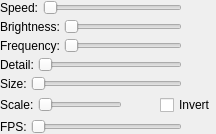
<?xml version="1.0" encoding="UTF-8"?>
<ui version="4.0">
 <class>EffectMotionPanel</class>
 <widget class="QWidget" name="EffectMotionPanel">
  <layout class="QVBoxLayout" name="verticalLayout">
   <property name="spacing">
    <number>4</number>
   </property>
   <property name="leftMargin">
    <number>0</number>
   </property>
   <property name="topMargin">
    <number>0</number>
   </property>
   <property name="rightMargin">
    <number>0</number>
   </property>
   <property name="bottomMargin">
    <number>0</number>
   </property>
   <item>
    <layout class="QHBoxLayout" name="speedRow">
     <item>
      <widget class="QLabel" name="speedCaption">
       <property name="text">
        <string>Speed:</string>
       </property>
      </widget>
     </item>
     <item>
      <widget class="QSlider" name="speedSlider">
       <property name="minimum">
        <number>0</number>
       </property>
       <property name="maximum">
        <number>200</number>
       </property>
       <property name="orientation">
        <enum>Qt::Horizontal</enum>
       </property>
       <property name="toolTip">
        <string>Effect animation speed (uses logarithmic curve for smooth control)</string>
       </property>
      </widget>
     </item>
     <item>
      <widget class="QLabel" name="speedLabel">
       <property name="minimumSize">
        <size>
         <width>30</width>
         <height>0</height>
        </size>
       </property>
      </widget>
     </item>
    </layout>
   </item>
   <item>
    <layout class="QHBoxLayout" name="brightnessRow">
     <item>
      <widget class="QLabel" name="brightnessCaption">
       <property name="text">
        <string>Brightness:</string>
       </property>
      </widget>
     </item>
     <item>
      <widget class="QSlider" name="brightnessSlider">
       <property name="minimum">
        <number>1</number>
       </property>
       <property name="maximum">
        <number>100</number>
       </property>
       <property name="orientation">
        <enum>Qt::Horizontal</enum>
       </property>
       <property name="toolTip">
        <string>Overall effect brightness (applied after intensity/sharpness)</string>
       </property>
      </widget>
     </item>
     <item>
      <widget class="QLabel" name="brightnessLabel">
       <property name="minimumSize">
        <size>
         <width>30</width>
         <height>0</height>
        </size>
       </property>
      </widget>
     </item>
    </layout>
   </item>
   <item>
    <layout class="QHBoxLayout" name="frequencyRow">
     <item>
      <widget class="QLabel" name="frequencyCaption">
       <property name="text">
        <string>Frequency:</string>
       </property>
      </widget>
     </item>
     <item>
      <widget class="QSlider" name="frequencySlider">
       <property name="minimum">
        <number>0</number>
       </property>
       <property name="maximum">
        <number>200</number>
       </property>
       <property name="orientation">
        <enum>Qt::Horizontal</enum>
       </property>
       <property name="toolTip">
        <string>Temporal rate (pattern motion and color cycles). When Compass room mapping is on, this also speeds compass-based palette scrolling.</string>
       </property>
      </widget>
     </item>
     <item>
      <widget class="QLabel" name="frequencyLabel">
       <property name="minimumSize">
        <size>
         <width>30</width>
         <height>0</height>
        </size>
       </property>
      </widget>
     </item>
    </layout>
   </item>
   <item>
    <layout class="QHBoxLayout" name="detailRow">
     <item>
      <widget class="QLabel" name="detailCaption">
       <property name="text">
        <string>Detail:</string>
       </property>
      </widget>
     </item>
     <item>
      <widget class="QSlider" name="detailSlider">
       <property name="minimum">
        <number>0</number>
       </property>
       <property name="maximum">
        <number>200</number>
       </property>
       <property name="orientation">
        <enum>Qt::Horizontal</enum>
       </property>
       <property name="toolTip">
        <string>Spatial detail (higher = more pattern/color detail across space)</string>
       </property>
      </widget>
     </item>
     <item>
      <widget class="QLabel" name="detailLabel">
       <property name="minimumSize">
        <size>
         <width>30</width>
         <height>0</height>
        </size>
       </property>
      </widget>
     </item>
    </layout>
   </item>
   <item>
    <layout class="QHBoxLayout" name="sizeRow">
     <item>
      <widget class="QLabel" name="sizeCaption">
       <property name="text">
        <string>Size:</string>
       </property>
      </widget>
     </item>
     <item>
      <widget class="QSlider" name="sizeSlider">
       <property name="minimum">
        <number>0</number>
       </property>
       <property name="maximum">
        <number>200</number>
       </property>
       <property name="orientation">
        <enum>Qt::Horizontal</enum>
       </property>
       <property name="toolTip">
        <string>Spatial scale (bigger = larger features / wider bands)</string>
       </property>
      </widget>
     </item>
     <item>
      <widget class="QLabel" name="sizeLabel">
       <property name="minimumSize">
        <size>
         <width>30</width>
         <height>0</height>
        </size>
       </property>
      </widget>
     </item>
    </layout>
   </item>
   <item>
    <layout class="QHBoxLayout" name="scaleRow">
     <item>
      <widget class="QLabel" name="scaleCaption">
       <property name="text">
        <string>Scale:</string>
       </property>
      </widget>
     </item>
     <item>
      <widget class="QSlider" name="scaleSlider">
       <property name="minimum">
        <number>0</number>
       </property>
       <property name="maximum">
        <number>300</number>
       </property>
       <property name="orientation">
        <enum>Qt::Horizontal</enum>
       </property>
       <property name="toolTip">
        <string>Effect coverage: 0-200 = 0-100% of room (200=fill grid), 201-300 = 101-200% (beyond room)</string>
       </property>
      </widget>
     </item>
     <item>
      <widget class="QLabel" name="scaleLabel">
       <property name="minimumSize">
        <size>
         <width>30</width>
         <height>0</height>
        </size>
       </property>
      </widget>
     </item>
     <item>
      <widget class="QCheckBox" name="scaleInvertCheck">
       <property name="text">
        <string>Invert</string>
       </property>
       <property name="toolTip">
        <string>Collapse effect toward the reference point instead of expanding outward.</string>
       </property>
      </widget>
     </item>
    </layout>
   </item>
   <item>
    <layout class="QHBoxLayout" name="fpsRow">
     <item>
      <widget class="QLabel" name="fpsCaption">
       <property name="text">
        <string>FPS:</string>
       </property>
      </widget>
     </item>
     <item>
      <widget class="QSlider" name="fpsSlider">
       <property name="minimum">
        <number>1</number>
       </property>
       <property name="maximum">
        <number>120</number>
       </property>
       <property name="orientation">
        <enum>Qt::Horizontal</enum>
       </property>
       <property name="toolTip">
        <string>Effect refresh rate (1–120 Hz). When an effect is running, the plugin timer uses this layer’s value (single effect) or the maximum across enabled stack layers so motion stays smooth.</string>
       </property>
      </widget>
     </item>
     <item>
      <widget class="QLabel" name="fpsLabel">
       <property name="minimumSize">
        <size>
         <width>30</width>
         <height>0</height>
        </size>
       </property>
      </widget>
     </item>
    </layout>
   </item>
  </layout>
 </widget>
 <resources/>
 <connections/>
</ui>
